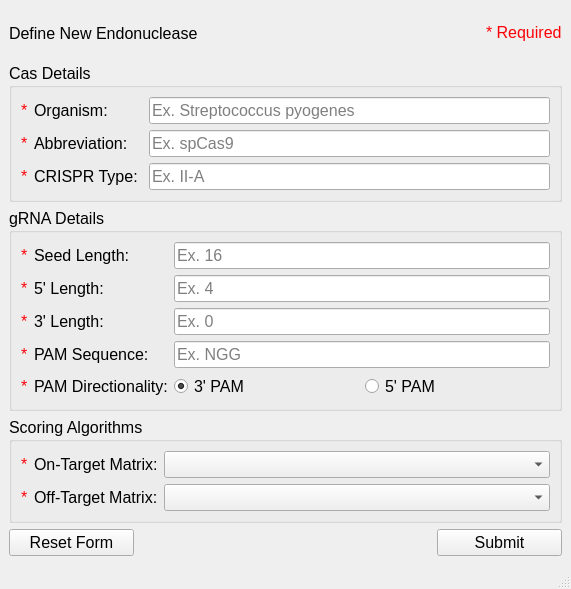
<?xml version="1.0" encoding="UTF-8"?>
<ui version="4.0">
 <class>MainWindow</class>
 <widget class="QMainWindow" name="MainWindow">
  <property name="geometry">
   <rect>
    <x>0</x>
    <y>0</y>
    <width>571</width>
    <height>589</height>
   </rect>
  </property>
  <property name="font">
   <font>
    <pointsize>12</pointsize>
   </font>
  </property>
  <property name="windowTitle">
   <string>MainWindow</string>
  </property>
  <widget class="QWidget" name="centralwidget">
   <layout class="QGridLayout" name="gridLayout_2">
    <item row="5" column="0">
     <layout class="QHBoxLayout" name="horizontalLayout">
      <item>
       <widget class="QLabel" name="label">
        <property name="text">
         <string>Define New Endonuclease</string>
        </property>
       </widget>
      </item>
      <item alignment="Qt::AlignRight">
       <widget class="QLabel" name="lblRequired">
        <property name="text">
         <string>&lt;html&gt;&lt;head/&gt;&lt;body&gt;&lt;p&gt;&lt;span style=&quot; color:#fc0107;&quot;&gt;* Required&lt;/span&gt;&lt;/p&gt;&lt;/body&gt;&lt;/html&gt;</string>
        </property>
       </widget>
      </item>
     </layout>
    </item>
    <item row="11" column="0">
     <layout class="QHBoxLayout" name="boxlayhbotButtons">
      <property name="sizeConstraint">
       <enum>QLayout::SetDefaultConstraint</enum>
      </property>
      <item alignment="Qt::AlignLeft">
       <widget class="QPushButton" name="pbtnResetForm">
        <property name="sizePolicy">
         <sizepolicy hsizetype="Minimum" vsizetype="Fixed">
          <horstretch>0</horstretch>
          <verstretch>0</verstretch>
         </sizepolicy>
        </property>
        <property name="minimumSize">
         <size>
          <width>125</width>
          <height>0</height>
         </size>
        </property>
        <property name="text">
         <string>Reset Form</string>
        </property>
       </widget>
      </item>
      <item alignment="Qt::AlignRight">
       <widget class="QPushButton" name="pbtnSubmit">
        <property name="sizePolicy">
         <sizepolicy hsizetype="Minimum" vsizetype="Fixed">
          <horstretch>0</horstretch>
          <verstretch>0</verstretch>
         </sizepolicy>
        </property>
        <property name="minimumSize">
         <size>
          <width>125</width>
          <height>0</height>
         </size>
        </property>
        <property name="text">
         <string>Submit</string>
        </property>
       </widget>
      </item>
     </layout>
    </item>
    <item row="10" column="0">
     <layout class="QGridLayout" name="gridLayout">
      <item row="0" column="0">
       <layout class="QVBoxLayout" name="verticalLayout">
        <item>
         <widget class="QGroupBox" name="grpCasDetails">
          <property name="title">
           <string>Cas Details</string>
          </property>
          <layout class="QGridLayout" name="gridLayout_9">
           <item row="2" column="0">
            <layout class="QGridLayout" name="gridLayout_8">
             <item row="0" column="0">
              <layout class="QGridLayout" name="gridLayout_6">
               <item row="1" column="2">
                <widget class="QLineEdit" name="ledAbbreviation">
                 <property name="placeholderText">
                  <string>Ex. spCas9</string>
                 </property>
                </widget>
               </item>
               <item row="0" column="0">
                <widget class="QLabel" name="lblRequiredOrganism">
                 <property name="text">
                  <string>&lt;html&gt;&lt;head/&gt;&lt;body&gt;&lt;p&gt;&lt;span style=&quot; color:#fc0107;&quot;&gt;*&lt;/span&gt;&lt;/p&gt;&lt;/body&gt;&lt;/html&gt;</string>
                 </property>
                </widget>
               </item>
               <item row="1" column="0">
                <widget class="QLabel" name="lblRequiredAbbreviation">
                 <property name="text">
                  <string>&lt;html&gt;&lt;head/&gt;&lt;body&gt;&lt;p&gt;&lt;span style=&quot; color:#fc0107;&quot;&gt;*&lt;/span&gt;&lt;/p&gt;&lt;/body&gt;&lt;/html&gt;</string>
                 </property>
                </widget>
               </item>
               <item row="2" column="2">
                <widget class="QLineEdit" name="ledCRISPRType">
                 <property name="placeholderText">
                  <string>Ex. II-A</string>
                 </property>
                </widget>
               </item>
               <item row="2" column="1">
                <widget class="QLabel" name="lblCRISPRType">
                 <property name="sizePolicy">
                  <sizepolicy hsizetype="Preferred" vsizetype="Preferred">
                   <horstretch>0</horstretch>
                   <verstretch>0</verstretch>
                  </sizepolicy>
                 </property>
                 <property name="toolTip">
                  <string>&lt;html&gt;&lt;head/&gt;&lt;body&gt;&lt;p&gt;&lt;span style=&quot; font-size:12pt;&quot;&gt;The CRISPR classification that the new endonuclease belongs to. Ex. spCas9's CRISPR type is II-A.&lt;/span&gt;&lt;/p&gt;&lt;/body&gt;&lt;/html&gt;</string>
                 </property>
                 <property name="text">
                  <string>CRISPR Type: </string>
                 </property>
                </widget>
               </item>
               <item row="0" column="2">
                <widget class="QLineEdit" name="ledOrganism">
                 <property name="placeholderText">
                  <string>Ex. Streptococcus pyogenes</string>
                 </property>
                </widget>
               </item>
               <item row="1" column="1">
                <widget class="QLabel" name="lblAbbreviation">
                 <property name="sizePolicy">
                  <sizepolicy hsizetype="Preferred" vsizetype="Preferred">
                   <horstretch>0</horstretch>
                   <verstretch>0</verstretch>
                  </sizepolicy>
                 </property>
                 <property name="toolTip">
                  <string>&lt;html&gt;&lt;head/&gt;&lt;body&gt;&lt;p&gt;Abbreviated name of new endonuclease, must be unique from existing endonucleases in order for CASPER to recognize it. Ex. spCas9 (&lt;span style=&quot; font-weight:600;&quot;&gt;Note: &lt;/span&gt;underscores, spaces, and slashes are not allowed)&lt;/p&gt;&lt;/body&gt;&lt;/html&gt;</string>
                 </property>
                 <property name="text">
                  <string>Abbreviation:  </string>
                 </property>
                </widget>
               </item>
               <item row="0" column="1">
                <widget class="QLabel" name="lblOrganism">
                 <property name="sizePolicy">
                  <sizepolicy hsizetype="Preferred" vsizetype="Preferred">
                   <horstretch>0</horstretch>
                   <verstretch>0</verstretch>
                  </sizepolicy>
                 </property>
                 <property name="toolTip">
                  <string>&lt;html&gt;&lt;head/&gt;&lt;body&gt;&lt;p&gt;Full name of the endonuclease. Ex. &lt;span style=&quot; font-style:italic;&quot;&gt;Streptococcus pyogenes &lt;/span&gt;Cas9 (&lt;span style=&quot; font-weight:600;&quot;&gt;Note:&lt;/span&gt; underscores and slashes are not allowed)&lt;/p&gt;&lt;/body&gt;&lt;/html&gt;</string>
                 </property>
                 <property name="text">
                  <string>Organism:       </string>
                 </property>
                </widget>
               </item>
               <item row="2" column="0">
                <widget class="QLabel" name="lblRequiredCRISPRType">
                 <property name="text">
                  <string>&lt;html&gt;&lt;head/&gt;&lt;body&gt;&lt;p&gt;&lt;span style=&quot; color:#fc0107;&quot;&gt;*&lt;/span&gt;&lt;/p&gt;&lt;/body&gt;&lt;/html&gt;</string>
                 </property>
                </widget>
               </item>
              </layout>
             </item>
            </layout>
           </item>
          </layout>
         </widget>
        </item>
        <item>
         <widget class="QGroupBox" name="grpgRNADetails">
          <property name="title">
           <string>gRNA Details</string>
          </property>
          <layout class="QGridLayout" name="gridLayout_10">
           <item row="0" column="0">
            <layout class="QGridLayout" name="gridLayout_7">
             <item row="0" column="0">
              <layout class="QGridLayout" name="gridLayout_5">
               <item row="4" column="0">
                <widget class="QLabel" name="lblRequiredPAMDirectionality">
                 <property name="text">
                  <string>&lt;html&gt;&lt;head/&gt;&lt;body&gt;&lt;p&gt;&lt;span style=&quot; color:#fc0107;&quot;&gt;*&lt;/span&gt;&lt;/p&gt;&lt;/body&gt;&lt;/html&gt;</string>
                 </property>
                </widget>
               </item>
               <item row="1" column="0">
                <widget class="QLabel" name="lblRequiredFiveLength">
                 <property name="text">
                  <string>&lt;html&gt;&lt;head/&gt;&lt;body&gt;&lt;p&gt;&lt;span style=&quot; color:#fc0107;&quot;&gt;*&lt;/span&gt;&lt;/p&gt;&lt;/body&gt;&lt;/html&gt;</string>
                 </property>
                </widget>
               </item>
               <item row="0" column="0">
                <widget class="QLabel" name="lblRequiredSeedLength">
                 <property name="text">
                  <string>&lt;html&gt;&lt;head/&gt;&lt;body&gt;&lt;p&gt;&lt;span style=&quot; color:#fc0107;&quot;&gt;*&lt;/span&gt;&lt;/p&gt;&lt;/body&gt;&lt;/html&gt;</string>
                 </property>
                </widget>
               </item>
               <item row="2" column="0">
                <widget class="QLabel" name="lblRequiredThreeLength">
                 <property name="text">
                  <string>&lt;html&gt;&lt;head/&gt;&lt;body&gt;&lt;p&gt;&lt;span style=&quot; color:#fc0107;&quot;&gt;*&lt;/span&gt;&lt;/p&gt;&lt;/body&gt;&lt;/html&gt;</string>
                 </property>
                </widget>
               </item>
               <item row="3" column="0">
                <widget class="QLabel" name="lblRequiredPamSequence">
                 <property name="text">
                  <string>&lt;html&gt;&lt;head/&gt;&lt;body&gt;&lt;p&gt;&lt;span style=&quot; color:#fc0107;&quot;&gt;*&lt;/span&gt;&lt;/p&gt;&lt;/body&gt;&lt;/html&gt;</string>
                 </property>
                </widget>
               </item>
               <item row="3" column="1">
                <widget class="QLabel" name="lblPamSequence">
                 <property name="sizePolicy">
                  <sizepolicy hsizetype="Preferred" vsizetype="Preferred">
                   <horstretch>0</horstretch>
                   <verstretch>0</verstretch>
                  </sizepolicy>
                 </property>
                 <property name="toolTip">
                  <string>&lt;html&gt;&lt;head/&gt;&lt;body&gt;&lt;p&gt;PAM sequence for the new endonuclease. All IUPAC nucleotide codes are accepted, such as V (A, C, or G) or N (A, T, C, or G). For multiple PAM sites, please separate by commas.&lt;/p&gt;&lt;p&gt;Ex. &amp;quot;NGG&amp;quot; or &amp;quot;NNG&amp;quot; for spCas9.&lt;/p&gt;&lt;/body&gt;&lt;/html&gt;</string>
                 </property>
                 <property name="text">
                  <string>PAM Sequence:</string>
                 </property>
                </widget>
               </item>
               <item row="4" column="2">
                <layout class="QHBoxLayout" name="horizontalLayout_11">
                 <item>
                  <widget class="QRadioButton" name="rbtnThreePAM">
                   <property name="sizePolicy">
                    <sizepolicy hsizetype="Expanding" vsizetype="Fixed">
                     <horstretch>0</horstretch>
                     <verstretch>0</verstretch>
                    </sizepolicy>
                   </property>
                   <property name="text">
                    <string>3' PAM</string>
                   </property>
                   <property name="checked">
                    <bool>true</bool>
                   </property>
                  </widget>
                 </item>
                 <item>
                  <widget class="QRadioButton" name="rbtnFivePAM">
                   <property name="sizePolicy">
                    <sizepolicy hsizetype="Expanding" vsizetype="Fixed">
                     <horstretch>0</horstretch>
                     <verstretch>0</verstretch>
                    </sizepolicy>
                   </property>
                   <property name="text">
                    <string>5' PAM</string>
                   </property>
                  </widget>
                 </item>
                </layout>
               </item>
               <item row="3" column="2">
                <widget class="QLineEdit" name="ledPAMSequence">
                 <property name="placeholderText">
                  <string>Ex. NGG</string>
                 </property>
                </widget>
               </item>
               <item row="0" column="1">
                <widget class="QLabel" name="lblSeedLength">
                 <property name="sizePolicy">
                  <sizepolicy hsizetype="Preferred" vsizetype="Preferred">
                   <horstretch>0</horstretch>
                   <verstretch>0</verstretch>
                  </sizepolicy>
                 </property>
                 <property name="toolTip">
                  <string>&lt;html&gt;&lt;head/&gt;&lt;body&gt;&lt;p&gt;&lt;span style=&quot; font-family:'CMR12'; font-size:12pt;&quot;&gt;Length in nucleotides (nt) of the gRNA region in which binding is most crucial for Cas activity. CASPER’s SeqFinder algorithm uses this seed length and the endonuclease-specific PAM to search for repeated gRNAs across the genome of interest. &lt;/span&gt;&lt;/p&gt;&lt;/body&gt;&lt;/html&gt;</string>
                 </property>
                 <property name="text">
                  <string>Seed Length:</string>
                 </property>
                </widget>
               </item>
               <item row="1" column="1">
                <widget class="QLabel" name="lblFiveLength">
                 <property name="sizePolicy">
                  <sizepolicy hsizetype="Preferred" vsizetype="Preferred">
                   <horstretch>0</horstretch>
                   <verstretch>0</verstretch>
                  </sizepolicy>
                 </property>
                 <property name="toolTip">
                  <string>&lt;html&gt;&lt;head/&gt;&lt;body&gt;&lt;p&gt;Length in nt of gRNA sequence upstream (5’) of the seed sequence.&lt;/p&gt;&lt;p&gt;&lt;br/&gt;&lt;/p&gt;&lt;/body&gt;&lt;/html&gt;</string>
                 </property>
                 <property name="text">
                  <string>5' Length:</string>
                 </property>
                </widget>
               </item>
               <item row="4" column="1">
                <widget class="QLabel" name="lblPAMDirectionality">
                 <property name="toolTip">
                  <string>&lt;html&gt;&lt;head/&gt;&lt;body&gt;&lt;p&gt;&lt;span style=&quot; font-size:12pt;&quot;&gt;End of the gRNA that is adjacent to PAM. Ex. spCas9 has a 3' PAM and AsCas12 has a 5' PAM.&lt;/span&gt;&lt;/p&gt;&lt;/body&gt;&lt;/html&gt;</string>
                 </property>
                 <property name="text">
                  <string>PAM Directionality:</string>
                 </property>
                </widget>
               </item>
               <item row="0" column="2">
                <widget class="QLineEdit" name="ledSeedLength">
                 <property name="placeholderText">
                  <string>Ex. 16</string>
                 </property>
                </widget>
               </item>
               <item row="1" column="2">
                <widget class="QLineEdit" name="ledFiveLength">
                 <property name="placeholderText">
                  <string>Ex. 4</string>
                 </property>
                </widget>
               </item>
               <item row="2" column="1">
                <widget class="QLabel" name="lblThreeLength">
                 <property name="sizePolicy">
                  <sizepolicy hsizetype="Preferred" vsizetype="Preferred">
                   <horstretch>0</horstretch>
                   <verstretch>0</verstretch>
                  </sizepolicy>
                 </property>
                 <property name="toolTip">
                  <string>&lt;html&gt;&lt;head/&gt;&lt;body&gt;&lt;p&gt;&lt;span style=&quot; font-size:12pt;&quot;&gt;Length in nt of gRNA sequence downstream (3’) of the seed sequence.&lt;/span&gt;&lt;/p&gt;&lt;/body&gt;&lt;/html&gt;</string>
                 </property>
                 <property name="text">
                  <string>3' Length:</string>
                 </property>
                </widget>
               </item>
               <item row="2" column="2">
                <widget class="QLineEdit" name="ledThreeLength">
                 <property name="placeholderText">
                  <string>Ex. 0</string>
                 </property>
                </widget>
               </item>
              </layout>
             </item>
            </layout>
           </item>
          </layout>
         </widget>
        </item>
        <item>
         <widget class="QGroupBox" name="grpScoringAlgorithms">
          <property name="title">
           <string>Scoring Algorithms</string>
          </property>
          <layout class="QGridLayout" name="gridLayout_11">
           <item row="0" column="0">
            <layout class="QGridLayout" name="gridLayout_4">
             <item row="0" column="0">
              <layout class="QGridLayout" name="gridLayout_3">
               <item row="2" column="1">
                <widget class="QLabel" name="lblOnTargetMatrix">
                 <property name="toolTip">
                  <string>&lt;html&gt;&lt;head/&gt;&lt;body&gt;&lt;p&gt;&lt;span style=&quot; font-size:12pt;&quot;&gt;On-target scoring matrix. Default is CRISPRscan data.&lt;/span&gt;&lt;/p&gt;&lt;/body&gt;&lt;/html&gt;</string>
                 </property>
                 <property name="text">
                  <string>On-Target Matrix:</string>
                 </property>
                </widget>
               </item>
               <item row="2" column="0">
                <widget class="QLabel" name="lblRequiredOnTargetMatrix">
                 <property name="text">
                  <string>&lt;html&gt;&lt;head/&gt;&lt;body&gt;&lt;p&gt;&lt;span style=&quot; color:#fc0107;&quot;&gt;*&lt;/span&gt;&lt;/p&gt;&lt;/body&gt;&lt;/html&gt;</string>
                 </property>
                </widget>
               </item>
               <item row="3" column="1">
                <widget class="QLabel" name="lblOffTargetMatrix">
                 <property name="toolTip">
                  <string>&lt;html&gt;&lt;head/&gt;&lt;body&gt;&lt;p&gt;&lt;span style=&quot; font-size:12pt;&quot;&gt;Off-target scoring matrix. Default is Hsu matrix data.&lt;/span&gt;&lt;/p&gt;&lt;/body&gt;&lt;/html&gt;</string>
                 </property>
                 <property name="text">
                  <string>Off-Target Matrix:</string>
                 </property>
                </widget>
               </item>
               <item row="3" column="2">
                <widget class="QComboBox" name="cmbOffTargetMatrix">
                 <property name="sizePolicy">
                  <sizepolicy hsizetype="Expanding" vsizetype="Fixed">
                   <horstretch>0</horstretch>
                   <verstretch>0</verstretch>
                  </sizepolicy>
                 </property>
                </widget>
               </item>
               <item row="2" column="2">
                <widget class="QComboBox" name="cmbOnTargetMatrix">
                 <property name="sizePolicy">
                  <sizepolicy hsizetype="Expanding" vsizetype="Fixed">
                   <horstretch>0</horstretch>
                   <verstretch>0</verstretch>
                  </sizepolicy>
                 </property>
                </widget>
               </item>
               <item row="3" column="0">
                <widget class="QLabel" name="lblRequiredOffTargetMatrix">
                 <property name="text">
                  <string>&lt;html&gt;&lt;head/&gt;&lt;body&gt;&lt;p&gt;&lt;span style=&quot; color:#fc0107;&quot;&gt;*&lt;/span&gt;&lt;/p&gt;&lt;/body&gt;&lt;/html&gt;</string>
                 </property>
                </widget>
               </item>
              </layout>
             </item>
            </layout>
           </item>
          </layout>
         </widget>
        </item>
       </layout>
      </item>
     </layout>
    </item>
   </layout>
  </widget>
  <widget class="QStatusBar" name="statusbar"/>
 </widget>
 <tabstops>
  <tabstop>ledOrganism</tabstop>
  <tabstop>ledAbbreviation</tabstop>
  <tabstop>ledCRISPRType</tabstop>
  <tabstop>ledSeedLength</tabstop>
  <tabstop>ledFiveLength</tabstop>
  <tabstop>ledThreeLength</tabstop>
  <tabstop>ledPAMSequence</tabstop>
  <tabstop>rbtnThreePAM</tabstop>
  <tabstop>rbtnFivePAM</tabstop>
  <tabstop>cmbOnTargetMatrix</tabstop>
  <tabstop>cmbOffTargetMatrix</tabstop>
  <tabstop>pbtnResetForm</tabstop>
  <tabstop>pbtnSubmit</tabstop>
 </tabstops>
 <resources/>
 <connections/>
</ui>
